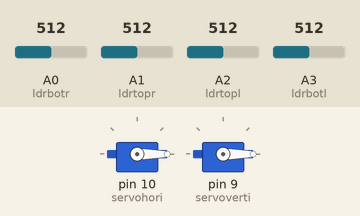
Recording of a sketch running on a simulated Arduino Uno, built with avr-gcc and run on an emulated ATmega328P. On the bench: 2 × servo. The inputs (shaded band) are chosen by the test bench; at power-on: A0 (ldrbotr) = 512, A2 (ldrtopl) = 512, A3 (ldrbotl) = 512, A1 (ldrtopr) = 512.

Above: at 1.7 s.
1.8 s: A0 (ldrbotr) set to 525
At 3.16 s:
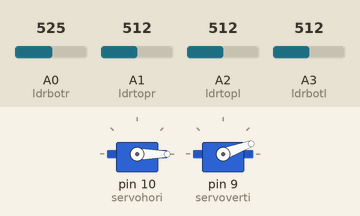
4.8 s: A2 (ldrtopl) set to 524
At 4.8 s:
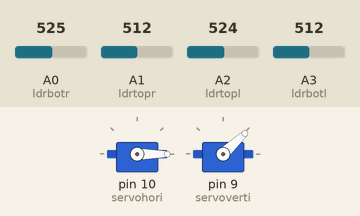
6.3 s: A3 (ldrbotl) set to 716
At 7.46 s:
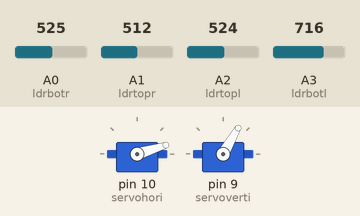
9.3 s: A2 (ldrtopl) set to 335
12.3 s: A2 (ldrtopl) set to 321
At 12.45 s:
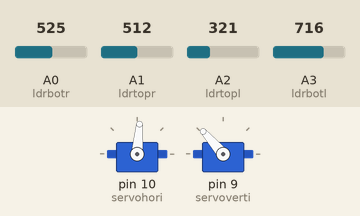
15.3 s: A1 (ldrtopr) set to 716
At 15.36 s:
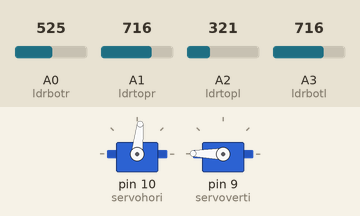
Timing chart, 0 to 21.5 s (numbered marks = the images above; inputs shaded):
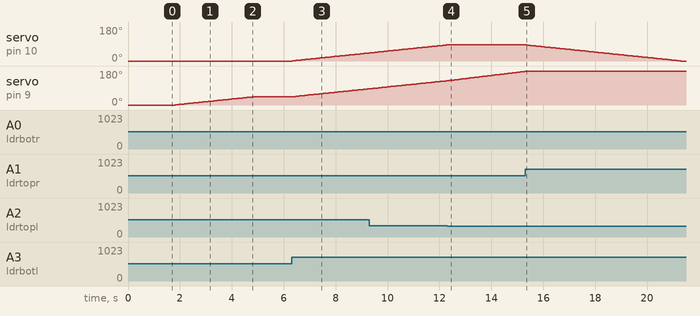

The sketch:

try_solor.ino
```cpp
#include <Servo.h>
//defining Servos
Servo servohori;
int servoh = 0;
int servohLimitHigh = 160;
int servohLimitLow = 20;

Servo servoverti;
int servov = 0;
int servovLimitHigh = 160;
int servovLimitLow = 20;
//Assigning LDRs
int ldrtopl = 2; //top left LDR green
int ldrtopr = 1; //top right LDR yellow
int ldrbotl = 3; // bottom left LDR blue
int ldrbotr = 0; // bottom right LDR orange

 void setup ()
 {
  servohori.attach(10);
  servohori.write(0);
  servoverti.attach(9);
  servoverti.write(0);
  delay(500);
 }

void loop()
{
  servoh = servohori.read();
  servov = servoverti.read();
  //capturing analog values of each LDR
  int topl = analogRead(ldrtopl);
  int topr = analogRead(ldrtopr);
  int botl = analogRead(ldrbotl);
  int botr = analogRead(ldrbotr);
  // calculating average
  int avgtop = (topl + topr) / 2; //average of top LDRs
  int avgbot = (botl + botr) / 2; //average of bottom LDRs
  int avgleft = (topl + botl) / 2; //average of left LDRs
  int avgright = (topr + botr) / 2; //average of right LDRs

  if (avgtop < avgbot)
  {
    servoverti.write(servov +1);
    if (servov > servovLimitHigh)
     {
      servov = servovLimitHigh;
     }
    delay(10);
  }
  else if (avgbot < avgtop)
  {
    servoverti.write(servov -1);
    if (servov < servovLimitLow)
  {
    servov = servovLimitLow;
  }
    delay(10);
  }
  else
  {
    servoverti.write(servov);
  }

  if (avgleft > avgright)
  {
    servohori.write(servoh +1);
    if (servoh > servohLimitHigh)
    {
    servoh = servohLimitHigh;
    }
    delay(10);
  }
  else if (avgright > avgleft)
  {
    servohori.write(servoh -1);
    if (servoh < servohLimitLow)
     {
     servoh = servohLimitLow;
     }
    delay(10);
  }
  else
  {
    servohori.write(servoh);
  }
  delay(50);
}
```

Measured:
- the behaviour switches between 513 and 514 on A0 (ldrbotr) (found by bisection; images 0 and 1)
- the behaviour switches between 523 and 524 on A2 (ldrtopl) (found by bisection; images 1 and 2)
- the behaviour switches between 322 and 321 on A2 (ldrtopl) (found by bisection; images 3 and 4)
- after the input at 1.8 s, servo on pin 9 (servoverti): moves from 0° to 43° over 3.0 s, starting at once
- after the input at 4.8 s, servo on pin 9 (servoverti): stays 43° (without the input it goes to 44° after 0.05 s)
- after the input at 6.3 s, servo on pin 10 (servohori): moves from 0° to 43° over 3.0 s, starting at once; servo on pin 9 (servoverti): moves from 43° to 86° over 3.0 s, starting at once
- after the input at 12.3 s, servo on pin 10 (servohori): stays 85° (without the input it goes to 86° after 0.03 s)
- after the input at 15.3 s, servo on pin 10 (servohori): moves from 85° to 0° over 5.9 s, starting after 0.06 s
